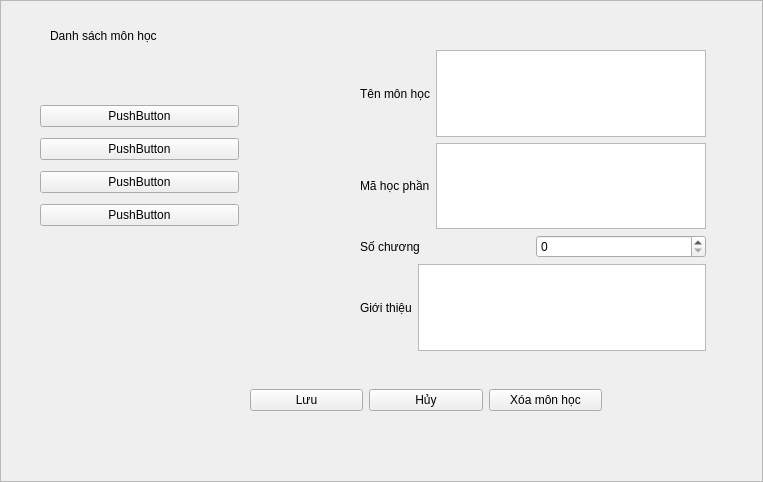
<?xml version="1.0" encoding="UTF-8"?>
<ui version="4.0">
 <class>quan_ly_mon_hoc_frame</class>
 <widget class="QFrame" name="quan_ly_mon_hoc_frame">
  <property name="geometry">
   <rect>
    <x>0</x>
    <y>0</y>
    <width>763</width>
    <height>482</height>
   </rect>
  </property>
  <property name="windowTitle">
   <string>Frame</string>
  </property>
  <property name="frameShape">
   <enum>QFrame::StyledPanel</enum>
  </property>
  <property name="frameShadow">
   <enum>QFrame::Raised</enum>
  </property>
  <widget class="QWidget" name="verticalLayoutWidget">
   <property name="geometry">
    <rect>
     <x>360</x>
     <y>50</y>
     <width>346</width>
     <height>301</height>
    </rect>
   </property>
   <layout class="QVBoxLayout" name="verticalLayout">
    <item>
     <layout class="QHBoxLayout" name="horizontalLayout">
      <item>
       <widget class="QLabel" name="label">
        <property name="text">
         <string>Tên môn học</string>
        </property>
       </widget>
      </item>
      <item>
       <widget class="QTextEdit" name="textEdit"/>
      </item>
     </layout>
    </item>
    <item>
     <layout class="QHBoxLayout" name="horizontalLayout_2">
      <item>
       <widget class="QLabel" name="label_2">
        <property name="text">
         <string>Mã học phần</string>
        </property>
       </widget>
      </item>
      <item>
       <widget class="QTextEdit" name="textEdit_2"/>
      </item>
     </layout>
    </item>
    <item>
     <layout class="QHBoxLayout" name="horizontalLayout_3">
      <item>
       <widget class="QLabel" name="label_3">
        <property name="text">
         <string>Số chương</string>
        </property>
       </widget>
      </item>
      <item>
       <widget class="QSpinBox" name="spinBox"/>
      </item>
     </layout>
    </item>
    <item>
     <layout class="QHBoxLayout" name="horizontalLayout_4">
      <item>
       <widget class="QLabel" name="label_4">
        <property name="text">
         <string>Giới thiệu</string>
        </property>
       </widget>
      </item>
      <item>
       <widget class="QTextEdit" name="textEdit_3"/>
      </item>
     </layout>
    </item>
   </layout>
  </widget>
  <widget class="QLabel" name="danh_sach_mon_hoc_label">
   <property name="geometry">
    <rect>
     <x>50</x>
     <y>20</y>
     <width>151</width>
     <height>31</height>
    </rect>
   </property>
   <property name="text">
    <string>Danh sách môn học</string>
   </property>
  </widget>
  <widget class="QWidget" name="verticalLayoutWidget_2">
   <property name="geometry">
    <rect>
     <x>40</x>
     <y>100</y>
     <width>199</width>
     <height>134</height>
    </rect>
   </property>
   <layout class="QVBoxLayout" name="so_mon_hoc_vertical_layout">
    <item>
     <widget class="QPushButton" name="mon_hoc_1">
      <property name="text">
       <string>PushButton</string>
      </property>
     </widget>
    </item>
    <item>
     <widget class="QPushButton" name="mon_hoc_2">
      <property name="text">
       <string>PushButton</string>
      </property>
     </widget>
    </item>
    <item>
     <widget class="QPushButton" name="mon_hoc_3">
      <property name="text">
       <string>PushButton</string>
      </property>
     </widget>
    </item>
    <item>
     <widget class="QPushButton" name="mon_hoc_4">
      <property name="text">
       <string>PushButton</string>
      </property>
     </widget>
    </item>
   </layout>
  </widget>
  <widget class="QWidget" name="horizontalLayoutWidget_5">
   <property name="geometry">
    <rect>
     <x>250</x>
     <y>360</y>
     <width>352</width>
     <height>80</height>
    </rect>
   </property>
   <layout class="QHBoxLayout" name="horizontalLayout_5">
    <item>
     <widget class="QPushButton" name="luu_button">
      <property name="text">
       <string>Lưu</string>
      </property>
     </widget>
    </item>
    <item>
     <widget class="QPushButton" name="huy_button">
      <property name="text">
       <string>Hủy</string>
      </property>
     </widget>
    </item>
    <item>
     <widget class="QPushButton" name="xoa_mon_hoc_button">
      <property name="text">
       <string>Xóa môn học</string>
      </property>
     </widget>
    </item>
   </layout>
  </widget>
 </widget>
 <resources/>
 <connections/>
</ui>
